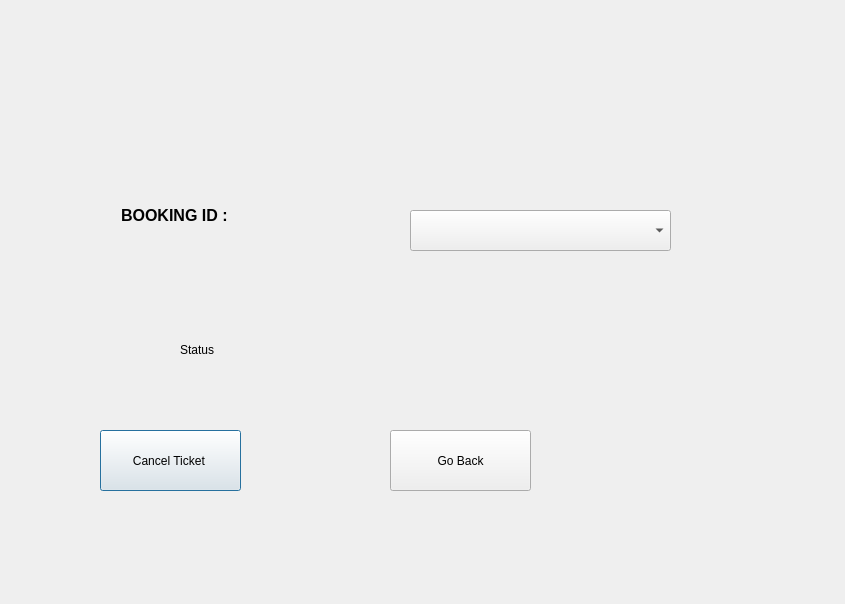
<?xml version="1.0" encoding="UTF-8"?>
<ui version="4.0">
 <class>trainCancelMenu</class>
 <widget class="QDialog" name="trainCancelMenu">
  <property name="geometry">
   <rect>
    <x>0</x>
    <y>0</y>
    <width>845</width>
    <height>604</height>
   </rect>
  </property>
  <property name="windowTitle">
   <string>Dialog</string>
  </property>
  <widget class="QLabel" name="cm_label">
   <property name="geometry">
    <rect>
     <x>-10</x>
     <y>-30</y>
     <width>841</width>
     <height>631</height>
    </rect>
   </property>
   <property name="text">
    <string/>
   </property>
  </widget>
  <widget class="QLabel" name="label">
   <property name="geometry">
    <rect>
     <x>90</x>
     <y>170</y>
     <width>201</width>
     <height>91</height>
    </rect>
   </property>
   <property name="font">
    <font>
     <pointsize>12</pointsize>
     <bold>true</bold>
    </font>
   </property>
   <property name="text">
    <string>       BOOKING ID :</string>
   </property>
  </widget>
  <widget class="QComboBox" name="ChooseButton">
   <property name="geometry">
    <rect>
     <x>410</x>
     <y>210</y>
     <width>261</width>
     <height>41</height>
    </rect>
   </property>
  </widget>
  <widget class="QPushButton" name="CancelButton">
   <property name="geometry">
    <rect>
     <x>100</x>
     <y>430</y>
     <width>141</width>
     <height>61</height>
    </rect>
   </property>
   <property name="text">
    <string>Cancel Ticket </string>
   </property>
  </widget>
  <widget class="QPushButton" name="GoBackButton">
   <property name="geometry">
    <rect>
     <x>390</x>
     <y>430</y>
     <width>141</width>
     <height>61</height>
    </rect>
   </property>
   <property name="text">
    <string>Go Back</string>
   </property>
  </widget>
  <widget class="QLabel" name="status">
   <property name="geometry">
    <rect>
     <x>180</x>
     <y>340</y>
     <width>63</width>
     <height>20</height>
    </rect>
   </property>
   <property name="text">
    <string>Status</string>
   </property>
  </widget>
 </widget>
 <resources/>
 <connections/>
</ui>
